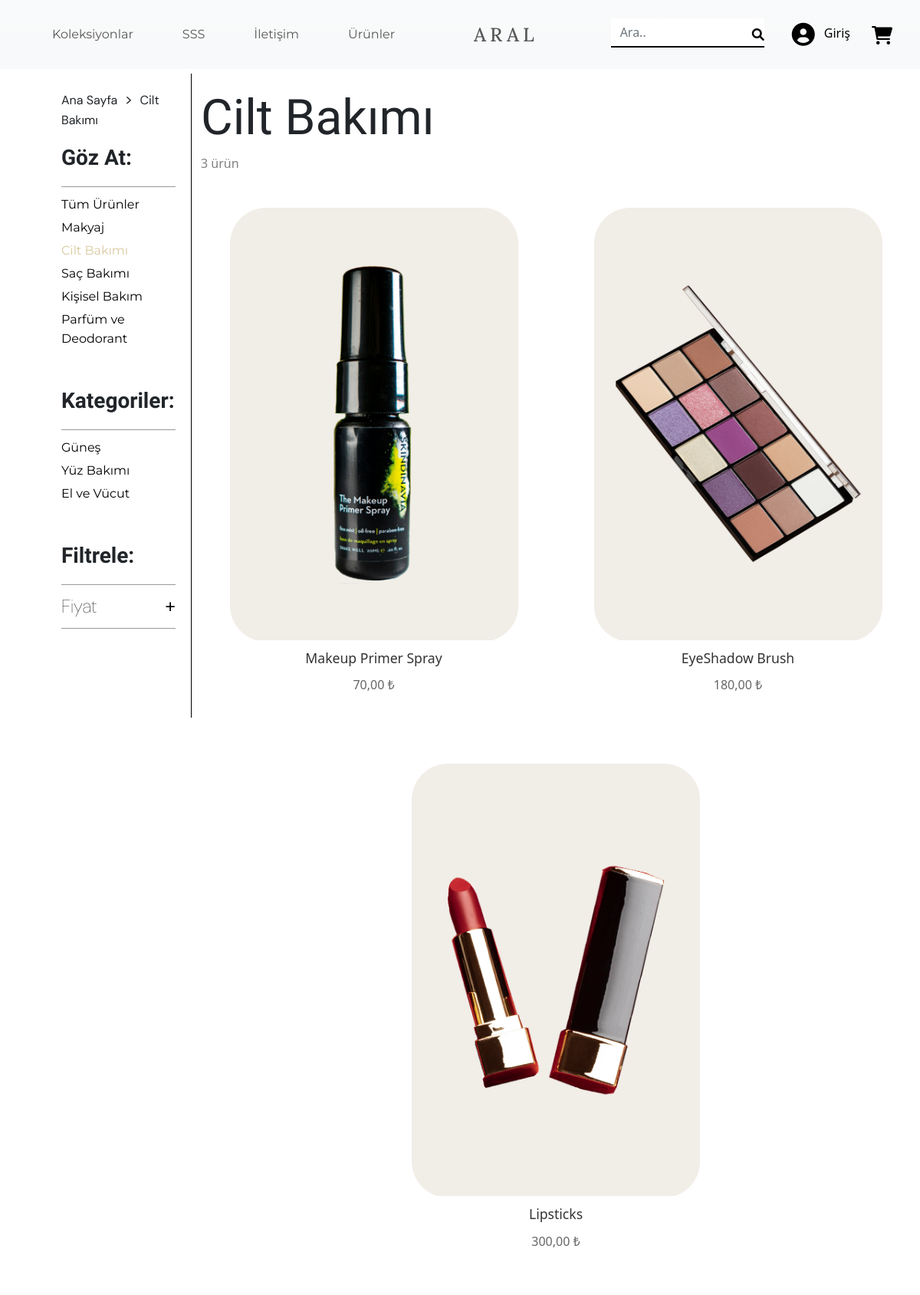
/php/satis-CiltBakim.php, run on the app's committed database.
### tables this page shows
CREATE TABLE `urunler` (
  `id` int NOT NULL AUTO_INCREMENT,
  `urun_adi` varchar(30) NOT NULL,
  `urun_fiyati` int NOT NULL,
  `urun_resimi` varchar(30) NOT NULL,
  `urun_kategori` varchar(100) NOT NULL,
  `urun_alt_kategori` varchar(100) NOT NULL,
  PRIMARY KEY (`id`)
);

### php/satis-CiltBakim.php (the view, shortened to what this page needs)
<?php
include('baglan.php');
?>
<?php
$query = $DBcon->query("SELECT * FROM urunler WHERE urun_kategori = 'Cilt Bakımı'", PDO::FETCH_ASSOC);
$rowCount = $query->rowCount();
?>
<!DOCTYPE html>
<html lang="en">
<head>
    <link href="https://cdn.jsdelivr.net/npm/bootstrap@5.3.0/dist/css/bootstrap.min.css" rel="stylesheet">
    <link href="https://cdnjs.cloudflare.com/ajax/libs/font-awesome/5.15.4/css/all.min.css" rel="stylesheet">
    <link rel="stylesheet" href="https://cdnjs.cloudflare.com/ajax/libs/font-awesome/6.0.0-beta3/css/all.min.css">
    <link href="https://cdnjs.cloudflare.com/ajax/libs/noUiSlider/15.5.1/nouislider.min.css" rel="stylesheet">
    <link rel="stylesheet" href="../css/satis.css">
    <link rel="stylesheet" href="../css/style.css">
</head>
<body>
    <nav class="navbar navbar-expand-lg bg-light bg-gradient">
        <div class="container-fluid pt-3 pb-3">
            <div class="collapse navbar-collapse" id="navbarNav">
                <ul class="navbar-nav me-auto mb-2 mb-lg-0">
                    <li class="nav-item">
                        <a class="nav-link ms-lg-5 menu_a" href="index.php#koleksiyonlar">Koleksiyonlar</a>
                    </li>
                    <li class="nav-item">
                        <a class="nav-link ms-lg-5 menu_a" href="sss.php">SSS</a>
                    </li>
                    <li class="nav-item">
                        <a class="nav-link ms-lg-5 menu_a" href="iletisim.php">İletişim</a>
                    </li>
                    <li class="nav-item">
                        <a class="nav-link ms-lg-5 menu_a" href="satis.php">Ürünler</a>
                    </li>
                </ul>
                <a href="index.php#baslangic" style="text-decoration: none;"><span class="navbar-text mx-auto h5 mb-0 menu_baslik">ARAL</span></a>
                <form class="d-flex ms-auto position-relative" action="details.php" method="post">
                    <div class="position-relative">
                        <input class="form-control custom-search-input" type="search" placeholder="Ara.." aria-label="Search" name="search" id="search" autocomplete="off">
                        <button class="search-button" type="submit" name="submit">
                            <i class="fas fa-search search-icon"></i>
                        </button>
                    </div>
                    <?php
                        if (isset($_SESSION['username']) && !empty($_SESSION['username'])) {
                            $username = $_SESSION['username'];
                            echo '
                            <button class="btn btn-outline-dark me-3 ms-4" id="openModalButton" type="button">
                                <i class="fas fa-circle-user custom-icon me-2"></i> ' . htmlspecialchars($username) . '
                            </button>
                            <button class="cart-button pe-4">
                                <i class="fas fa-shopping-cart cart-icon"></i>
                            </button>';
                        } else {
                            echo '
                                <a href="giris.php">
                                    <button class="btn btn-outline-dark me-3 ms-4" type="button">
                                        <i class="fas fa-circle-user custom-icon me-2"></i> Giriş
                                    </button>
                                </a>
                                <button class="cart-button pe-4">
                                    <i class="fas fa-shopping-cart cart-icon"></i>
                                </button>
                                ';
                        }
                    ?>
                </form>
            </div>
        </div>
    </nav>
    <div class="container-fluid pt-5">
        <div class="row pt-5 ms-5">
            <div class="col-md-2 col-12 sidebar">
                <p class="satis_gecis_p">Ana Sayfa <big>&nbsp;&gt;&nbsp;</big> Cilt Bakımı</p>
                <p class="satis_gecis_gozat">Göz At:</p>
                <div class="divider"></div>
                <ul class="list-unstyled">
                    <li><a href="satis.php" >Tüm Ürünler</a></li>
                    <li><a href="satis-Makyaj.php" >Makyaj</a></li>
                    <li><a href="satis-CiltBakim.php" class="aktif">Cilt Bakımı</a></li>
                    <li><a href="satis-SacBakim.php" >Saç Bakımı</a></li>
                    <li><a href="satis-KisiselBakim.php" >Kişisel Bakım</a></li>
                    <li><a href="satis-ParfumveDeodorant.php" >Parfüm ve Deodorant</a></li>
                </ul>
                <p class="satis_gecis_gozat">Kategoriler: </p>
                <div class="divider"></div>
                <ul class="list-unstyled">
                    <li><a class="a" href="satis-CiltBakim_kategori.php?kategori=Günes">Güneş</a></li>
                    <li><a class="a" href="satis-CiltBakim_kategori.php?kategori=Yüz Bakım">Yüz Bakımı</a></li>
                    <li><a class="a" href="satis-CiltBakim_kategori.php?kategori=El ve Vücut">El ve Vücut</a></li>
                </ul>
                <p class="satis_gecis_gozat">Filtrele:</p>
                <div class="divider"></div>
                <div class="price-label">
                    <span class="satis_gecis_fiyat">Fiyat</span>
                    <span id="toggleSlider">+</span>
                </div>
                <div class="divider"></div>
            </div>
            <div class="col-md-10 col-12">
                <h1 class="product-title">Cilt Bakımı</h1>
                <p class="product-count" id="productCount"><?=$rowCount?> ürün</p>
                <?php
                    echo '<div class="row">';
                    if ( $query->rowCount() ){
                        foreach( $query as $row ){
                            $id=$row['id'];
                            $urun_adi=$row['urun_adi'];
                            $urun_fiyati=$row['urun_fiyati'];
                            $urun_resimi=$row['urun_resimi'];
                    ?>
                        <div class="col-md-4 product">
                        <a class="a_satis" href="satis_hakkinda.php?urun_id=<?=$id?>">
                            <img src="../img/<?=$urun_resimi?>" alt="Ürün 1" class="product-image">
                            <p class="card-title"><?=$urun_adi?></p>
                            <p class="product-description"><?=$urun_fiyati?>,00 ₺</p>
                            </a>
                        </div>
                    <?php
                    }
                    }
                    ?>
            </div>
        </div>
    </div>
</body>
</html>

### css/satis.css (style rules this page uses)
* { margin: 0px; padding: 0px; }
.navbar { position: fixed; top: 0; left: 0; width: 100%; background-color: #ffffff; z-index: 1000; transition: opacity 0.3s ease; }
.menu_a { font-family: "Montserrat", sans-serif; }
.menu_baslik { font-family: "Lora", serif; font-style: normal; letter-spacing: 5px; font-size: 25px; }
.custom-search-input { border: none; border-bottom: 2px solid black; border-radius: 0; padding-right: 30px; width: 200px; transition: width 0.3s ease; font-size: 16px; }
.custom-search-input::placeholder { color: #6c757d; }
.search-button { position: absolute; top: 50%; transform: translateY(-50%); right: 0px; background-color: transparent; border: none; cursor: pointer; }
.search-button i { color: black; }
.btn-outline-dark { border: none; background-color: transparent !important; color: #000 !important; }
.custom-icon { font-size: 30px; vertical-align: middle; }
.cart-button { color: #000; border: none; border-radius: 5px; cursor: pointer; background-color: transparent !important; }
.cart-icon { font-size: 24px; vertical-align: middle; }
.satis_gecis_p { font-family: "DM Sans", sans-serif; font-weight: normal; font-size:medium; }
.satis_gecis_gozat { font-family: "Junge", cursive; font-style: normal; font-size: 28px; font-weight: bold; }
.list-unstyled li { margin-top: 5px; }
.list-unstyled li a { text-decoration: none; color: black; transition: text-decoration 0.3s ease,color 0.3s ease; font-family: "Montserrat", sans-serif; font-weight: normal; font-size:medium; }
.list-unstyled .aktif { color: #d8c89e; }
.sidebar { padding: 20px; border-right: 1px solid #000; height: 550px; }
.sidebar .divider { border-top: 1px solid #999; margin: 10px 0; }
.product-title { font-size: 4rem; margin-top: 20px; font-family: "Junge", cursive; font-weight: normal; }
.product-count { font-size: 1rem; color: gray; }
.product { text-align: center; margin-bottom: 30px; width: 400px; margin: auto; margin-top: 30px; }
.product img { width: 100%; height: auto; }
.product .product-description { font-size: 1rem; color: gray; }
.price-label { display: flex; justify-content: space-between; align-items: center; }
.price-label span { cursor: pointer; font-size: 24px; color: black; }
.satis_gecis_fiyat { font-family: "DM Sans", sans-serif; font-weight: lighter; font-size: medium; }
.a_satis { color: inherit; text-decoration: none; cursor: auto; background-color: transparent; float: left; }

### css/style.css (style rules this page uses)
.product-image { cursor: pointer; transition: transform 0.3s ease, box-shadow 0.3s ease; }
.product { transition: transform 0.3s ease, box-shadow 0.3s ease; margin-bottom: 30px; border-radius: 10px; overflow: hidden; background: white; }
.product .product-image { width: 100%; height: auto; transition: transform 0.3s ease; cursor: pointer; }
.product .card-title { font-size: 1.1rem; margin: 10px 0; color: #333; padding: 0 15px; }
.product .product-description { color: #666; font-size: 1rem; padding: 0 15px 15px; }
.a_satis { text-decoration: none; color: inherit; display: block; }

### php/satis-CiltBakim.php (style rules this page uses)
.sidebar { padding: 20px;border-right: 1px solid #000;height: 840px; }

### data on the page
urunler: urun_resimi (picture), urun_adi "Makeup Primer Spray", urun_fiyati "70"
urunler: urun_resimi (picture), urun_adi "EyeShadow Brush", urun_fiyati "180"
urunler: urun_resimi (picture), urun_adi "Lipsticks", urun_fiyati "300"

### other printed values
$rowCount "3"
